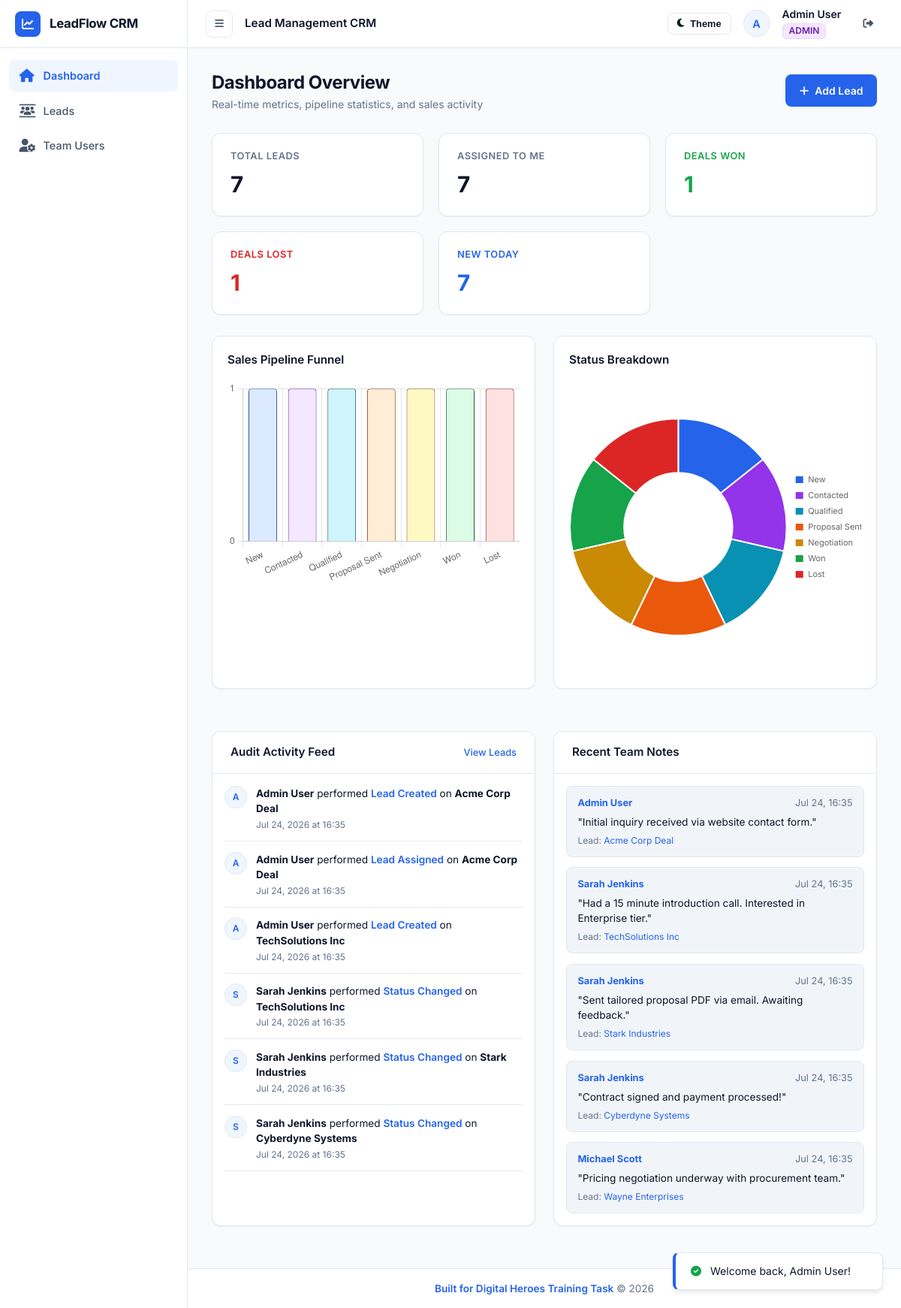
The page /public/dashboard (signed in) on the database its author committed.
### tables this page shows
CREATE TABLE `users` (
  `id` INT UNSIGNED AUTO_INCREMENT PRIMARY KEY,
  `name` VARCHAR(191) NOT NULL,
  `email` VARCHAR(191) NOT NULL UNIQUE,
  `password` VARCHAR(255) NOT NULL,
  `role` ENUM('ADMIN', 'MEMBER') NOT NULL DEFAULT 'MEMBER',
  `created_at` TIMESTAMP DEFAULT CURRENT_TIMESTAMP,
  `updated_at` TIMESTAMP DEFAULT CURRENT_TIMESTAMP ON UPDATE CURRENT_TIMESTAMP,
  INDEX `idx_users_email` (`email`),
  INDEX `idx_users_role` (`role`)
);

CREATE TABLE `lead_activities` (
  `id` INT UNSIGNED AUTO_INCREMENT PRIMARY KEY,
  `lead_id` INT UNSIGNED NOT NULL,
  `user_id` INT UNSIGNED NOT NULL,
  `action` VARCHAR(100) NOT NULL,
  `metadata` JSON DEFAULT NULL,
  `created_at` TIMESTAMP DEFAULT CURRENT_TIMESTAMP,
  INDEX `idx_activities_lead_id` (`lead_id`),
  INDEX `idx_activities_user_id` (`user_id`),
  INDEX `idx_activities_action` (`action`),
  INDEX `idx_activities_created_at` (`created_at`),
  CONSTRAINT `fk_activities_lead_id` FOREIGN KEY (`lead_id`) REFERENCES `leads` (`id`) ON DELETE CASCADE ON UPDATE CASCADE,
  CONSTRAINT `fk_activities_user_id` FOREIGN KEY (`user_id`) REFERENCES `users` (`id`) ON DELETE CASCADE ON UPDATE CASCADE
);

CREATE TABLE `leads` (
  `id` INT UNSIGNED AUTO_INCREMENT PRIMARY KEY,
  `name` VARCHAR(191) NOT NULL,
  `email` VARCHAR(191) NOT NULL,
  `phone` VARCHAR(50) DEFAULT NULL,
  `company` VARCHAR(191) DEFAULT NULL,
  `source` VARCHAR(100) DEFAULT NULL,
  `status` ENUM('New', 'Contacted', 'Qualified', 'Proposal Sent', 'Negotiation', 'Won', 'Lost') NOT NULL DEFAULT 'New',
  `assigned_to` INT UNSIGNED DEFAULT NULL,
  `created_by` INT UNSIGNED NOT NULL,
  `created_at` TIMESTAMP DEFAULT CURRENT_TIMESTAMP,
  `updated_at` TIMESTAMP DEFAULT CURRENT_TIMESTAMP ON UPDATE CURRENT_TIMESTAMP,
  INDEX `idx_leads_status` (`status`),
  INDEX `idx_leads_assigned_to` (`assigned_to`),
  INDEX `idx_leads_created_by` (`created_by`),
  INDEX `idx_leads_email` (`email`),
  INDEX `idx_leads_created_at` (`created_at`),
  CONSTRAINT `fk_leads_assigned_to` FOREIGN KEY (`assigned_to`) REFERENCES `users` (`id`) ON DELETE SET NULL ON UPDATE CASCADE,
  CONSTRAINT `fk_leads_created_by` FOREIGN KEY (`created_by`) REFERENCES `users` (`id`) ON DELETE CASCADE ON UPDATE CASCADE
);

CREATE TABLE `lead_notes` (
  `id` INT UNSIGNED AUTO_INCREMENT PRIMARY KEY,
  `lead_id` INT UNSIGNED NOT NULL,
  `user_id` INT UNSIGNED NOT NULL,
  `note` TEXT NOT NULL,
  `created_at` TIMESTAMP DEFAULT CURRENT_TIMESTAMP,
  INDEX `idx_notes_lead_id` (`lead_id`),
  INDEX `idx_notes_user_id` (`user_id`),
  CONSTRAINT `fk_notes_lead_id` FOREIGN KEY (`lead_id`) REFERENCES `leads` (`id`) ON DELETE CASCADE ON UPDATE CASCADE,
  CONSTRAINT `fk_notes_user_id` FOREIGN KEY (`user_id`) REFERENCES `users` (`id`) ON DELETE CASCADE ON UPDATE CASCADE
);

### views/dashboard/index.php (the view, shortened to what the rows shown need)
<div style="display: flex; justify-content: space-between; align-items: center; margin-bottom: 1.75rem; flex-wrap: wrap; gap: 1rem;">
    <div>
        <h1 style="font-size: 1.5rem; font-weight: 700; color: var(--text-primary); letter-spacing: -0.02em;">Dashboard Overview</h1>
        <p style="color: var(--text-muted); font-size: 0.875rem;">Real-time metrics, pipeline statistics, and sales activity</p>
    </div>
    <?php if (\App\Core\Auth::isAdmin()): ?>
        <a href="<?= base_url('/leads/create') ?>" class="btn btn-primary">
            <i class="fa-solid fa-plus"></i>
            <span>Add Lead</span>
        </a>
    <?php endif; ?>
</div>
<div class="stats-grid">
    <div class="card-surface stat-card">
        <span class="stat-card-title">Total Leads</span>
        <span class="stat-card-value"><?= number_format($stats['total']) ?></span>
    </div>
    <div class="card-surface stat-card">
        <span class="stat-card-title">Assigned To Me</span>
        <span class="stat-card-value"><?= number_format($stats['my_leads']) ?></span>
    </div>
    <div class="card-surface stat-card">
        <span class="stat-card-title" style="color: var(--color-success);">Deals Won</span>
        <span class="stat-card-value" style="color: var(--color-success);"><?= number_format($stats['won']) ?></span>
    </div>
    <div class="card-surface stat-card">
        <span class="stat-card-title" style="color: var(--color-danger);">Deals Lost</span>
        <span class="stat-card-value" style="color: var(--color-danger);"><?= number_format($stats['lost']) ?></span>
    </div>
    <div class="card-surface stat-card">
        <span class="stat-card-title" style="color: var(--color-primary);">New Today</span>
        <span class="stat-card-value" style="color: var(--color-primary);"><?= number_format($stats['new_today']) ?></span>
    </div>
</div>
<div style="display: grid; grid-template-columns: repeat(auto-fit, minmax(340px, 1fr)); gap: 1.5rem; margin-bottom: 1.75rem;">
    <div class="table-card" style="padding: 1.25rem;">
        <h3 style="font-size: 0.95rem; font-weight: 600; margin-bottom: 1rem; color: var(--text-primary);">Sales Pipeline Funnel</h3>
        <canvas id="pipelineChart" height="210"></canvas>
    </div>
    <div class="table-card" style="padding: 1.25rem;">
        <h3 style="font-size: 0.95rem; font-weight: 600; margin-bottom: 1rem; color: var(--text-primary);">Status Breakdown</h3>
        <canvas id="statusChart" height="210"></canvas>
    </div>
</div>
<div style="display: grid; grid-template-columns: repeat(auto-fit, minmax(340px, 1fr)); gap: 1.5rem;">
    <div class="table-card">
        <div class="table-header-bar">
            <h3 style="font-size: 0.95rem; font-weight: 600; color: var(--text-primary);">Audit Activity Feed</h3>
            <a href="<?= base_url('/leads') ?>" style="font-size: 0.8rem; font-weight: 500;">View Leads</a>
        </div>
        <div style="padding: 1rem;">
            <?php if (empty($recentActivities)): ?>
                <div class="empty-state">
                    <div class="empty-state-icon"><i class="fa-solid fa-clock-rotate-left"></i></div>
                    <p style="font-size: 0.875rem; color: var(--text-muted);">No activity logged yet.</p>
                </div>
            <?php else: ?>
                <div style="display: flex; flex-direction: column; gap: 0.85rem;">
                    <?php foreach ($recentActivities as $act): ?>
                        <div style="display: flex; gap: 0.75rem; align-items: flex-start; padding-bottom: 0.75rem; border-bottom: 1px solid var(--border-color);">
                            <div class="user-avatar-badge" style="width: 30px; height: 30px; font-size: 0.75rem; flex-shrink: 0;">
                                <?= strtoupper(substr($act['user_name'], 0, 1)) ?>
                            </div>
                            <div style="flex: 1; font-size: 0.85rem;">
                                <div style="color: var(--text-primary);">
                                    <strong><?= e($act['user_name']) ?></strong> performed
                                    <span style="color: var(--color-primary); font-weight: 600;"><?= e($act['action']) ?></span>
                                    on <strong><?= e($act['lead_name']) ?></strong>
                                </div>
                                <div style="color: var(--text-muted); font-size: 0.75rem; margin-top: 0.15rem;">
                                    <?= date('M d, Y \a\t H:i', strtotime($act['created_at'])) ?>
                                </div>
                            </div>
                        </div>
                    <?php endforeach; ?>
                </div>
            <?php endif; ?>
        </div>
    </div>
    <div class="table-card">
        <div class="table-header-bar">
            <h3 style="font-size: 0.95rem; font-weight: 600; color: var(--text-primary);">Recent Team Notes</h3>
        </div>
        <div style="padding: 1rem;">
            <?php if (empty($latestNotes)): ?>
                <div class="empty-state">
                    <div class="empty-state-icon"><i class="fa-regular fa-note-sticky"></i></div>
                    <p style="font-size: 0.875rem; color: var(--text-muted);">No notes created yet.</p>
                </div>
            <?php else: ?>
                <div style="display: flex; flex-direction: column; gap: 0.85rem;">
                    <?php foreach ($latestNotes as $nt): ?>
                        <div style="padding: 0.75rem 0.9rem; background-color: var(--bg-subtle); border-radius: var(--radius-md); border: 1px solid var(--border-color);">
                            <div style="display: flex; justify-content: space-between; font-size: 0.8rem; margin-bottom: 0.35rem;">
                                <strong style="color: var(--color-primary);"><?= e($nt['author_name']) ?></strong>
                                <span style="color: var(--text-muted);"><?= date('M d, H:i', strtotime($nt['created_at'])) ?></span>
                            </div>
                            <p style="font-size: 0.85rem; color: var(--text-primary);">"<?= e($nt['note']) ?>"</p>
                            <div style="margin-top: 0.35rem; font-size: 0.75rem; color: var(--text-muted);">
                                Lead: <a href="<?= base_url('/leads/' . $nt['lead_id']) ?>"><?= e($nt['lead_name']) ?></a>
                            </div>
                        </div>
                    <?php endforeach; ?>
                </div>
            <?php endif; ?>
        </div>
    </div>
</div>
<script>
document.addEventListener('DOMContentLoaded', () => {
    const pipelineData = <?= json_encode($stats['pipeline']) ?>;
    const labels = Object.keys(pipelineData);
    const counts = Object.values(pipelineData);
    // 1. Pipeline Bar Chart - Muted Clean Palette
    const ctxPipeline = document.getElementById('pipelineChart').getContext('2d');
    new Chart(ctxPipeline, {
        type: 'bar',
        data: {
            labels: labels,
            datasets: [{
                label: 'Leads Count',
                data: counts,
                backgroundColor: [
                    '#dbeafe',
                    '#f3e8ff',
                    '#cff4fc',
                    '#ffedd5',
                    '#fef9c3',
                    '#dcfce7',
                    '#fee2e2'
                ],
                borderColor: [
                    '#1e40af',
                    '#6b21a8',
                    '#055160',
                    '#9a3412',
                    '#854d0e',
                    '#166534',
                    '#991b1b'
                ],
                borderWidth: 1,
                borderRadius: 4
            }]
        },
        options: {
            responsive: true,
            plugins: { legend: { display: false } },
            scales: {
                y: { beginAtZero: true, ticks: { precision: 0 } }
            }
        }
    });
    // 2. Status Doughnut Chart
    const ctxStatus = document.getElementById('statusChart').getContext('2d');
    new Chart(ctxStatus, {
        type: 'doughnut',
        data: {
            labels: labels,
            datasets: [{
                data: counts,
                backgroundColor: [
                    '#2563eb',
                    '#9333ea',
                    '#0891b2',
                    '#ea580c',
                    '#ca8a04',
                    '#16a34a',
                    '#dc2626'
                ]
            }]
        },
        options: {
            responsive: true,
            plugins: {
                legend: { position: 'right', labels: { boxWidth: 12, font: { family: 'Inter', size: 11 } } }
            }
        }
    });
});
</script>
<?php
require BASE_PATH . '/views/layouts/main.php';
?>

### app/Core/Router.php (shortened to what the rows shown need)
<?php
class Router
{
    private Request $request;
    private array $routes = [];
    private array $groupMiddleware = [];
    public function __construct(Request $request)
    {
        $this->request = $request;
    }
    public function group(array $attributes, callable $callback): void
    {
        $previousGroupMiddleware = $this->groupMiddleware;
        if (isset($attributes['middleware'])) {
            $this->groupMiddleware = array_merge($this->groupMiddleware, (array) $attributes['middleware']);
        }
        $this->groupMiddleware = $previousGroupMiddleware;
    }
    private function addRoute(string $method, string $path, array $handler, array $middleware = []): self
    {
        $allMiddleware = array_merge($this->groupMiddleware, $middleware);
        $this->routes[] = [
            'method' => strtoupper($method),
            'path' => '/' . trim($path, '/'),
            'handler' => $handler,
            'middleware' => $allMiddleware
        ];
        return $this;
    }
    public function dispatch(): void
    {
        $requestMethod = $this->request->getMethod();
        $requestUri = '/' . trim($this->request->getUri(), '/');
        foreach ($this->routes as $route) {
            if ($route['method'] !== $requestMethod) {
                continue;
            }
            $pattern = preg_replace('/\{([a-zA-Z0-9_]+)\}/', '(?P<$1>[^/]+)', $route['path']);
            $pattern = '#^' . $pattern . '$#';
            if (preg_match($pattern, $requestUri, $matches)) {
                $params = array_filter($matches, 'is_string', ARRAY_FILTER_USE_KEY);
                foreach ($route['middleware'] as $middlewareClass) {
                    $middleware = new $middlewareClass();
                    $middleware->handle($this->request);
                }
                [$controllerClass, $method] = $route['handler'];
                $controller = new $controllerClass();
                call_user_func_array([$controller, $method], array_merge([$this->request], $params));
                return;
            }
        }
    }
}

### views/partials/navbar.php
<?php $currentUser = \App\Core\Auth::user(); ?>
<nav class="top-navbar">
    <div class="navbar-left">
        <button type="button" class="menu-toggle-btn" id="menuToggleBtn" title="Toggle Navigation">
            <i class="fa-solid fa-bars"></i>
        </button>
        <span style="font-size: 0.95rem; font-weight: 600; color: var(--text-primary);">
            Lead Management CRM
        </span>
    </div>
    <div class="user-nav-group">
        <button type="button" class="btn btn-secondary" id="themeToggleBtn" style="padding: 0.4rem 0.75rem; font-size: 0.8rem;">
            <i class="fa-solid fa-moon"></i>
            <span>Theme</span>
        </button>
        <?php if ($currentUser): ?>
            <div class="user-avatar-badge">
                <?= strtoupper(substr($currentUser['name'], 0, 1)) ?>
            </div>
            <div style="display: flex; flex-direction: column; line-height: 1.2;">
                <span style="font-weight: 600; font-size: 0.875rem; color: var(--text-primary);"><?= e($currentUser['name']) ?></span>
                <span class="badge-role <?= $currentUser['role'] === 'ADMIN' ? 'badge-admin' : 'badge-member' ?>" style="width: fit-content; margin-top: 0.15rem;">
                    <?= $currentUser['role'] ?>
                </span>
            </div>
            <a href="<?= base_url('/logout') ?>" class="btn btn-ghost" style="padding: 0.4rem 0.75rem; font-size: 0.85rem;" title="Sign Out">
                <i class="fa-solid fa-right-from-bracket"></i>
            </a>
        <?php endif; ?>
    </div>
</nav>

### rows shown on the page
users: name "A", name "Admin User", role "ADMIN"
lead_activities: user.name "A", user.name "Admin User", action "Lead Created", lead.name "Acme Corp Deal", created_at "Jul 24, 2026 at 16:35"
lead_activities: user.name "A", user.name "Admin User", action "Lead Assigned", lead.name "Acme Corp Deal", created_at "Jul 24, 2026 at 16:35"
lead_activities: user.name "A", user.name "Admin User", action "Lead Created", lead.name "TechSolutions Inc", created_at "Jul 24, 2026 at 16:35"
lead_activities: user.name "S", user.name "Sarah Jenkins", action "Status Changed", lead.name "TechSolutions Inc", created_at "Jul 24, 2026 at 16:35"
lead_activities: user.name "S", user.name "Sarah Jenkins", action "Status Changed", lead.name "Stark Industries", created_at "Jul 24, 2026 at 16:35"
lead_activities: user.name "S", user.name "Sarah Jenkins", action "Status Changed", lead.name "Cyberdyne Systems", created_at "Jul 24, 2026 at 16:35"
lead_notes: user.name "Admin User", created_at "Jul 24, 16:35", note "Initial inquiry received via website contact form.", lead.name "Acme Corp Deal"
lead_notes: user.name "Sarah Jenkins", created_at "Jul 24, 16:35", note "Had a 15 minute introduction call. Interested in Enterprise tier.", lead.name "TechSolutions Inc"
lead_notes: user.name "Sarah Jenkins", created_at "Jul 24, 16:35", note "Sent tailored proposal PDF via email. Awaiting feedback.", lead.name "Stark Industries"
lead_notes: user.name "Sarah Jenkins", created_at "Jul 24, 16:35", note "Contract signed and payment processed!", lead.name "Cyberdyne Systems"
lead_notes: user.name "Michael Scott", created_at "Jul 24, 16:35", note "Pricing negotiation underway with procurement team.", lead.name "Wayne Enterprises"

### other values the page prints
$stats['total'] "7"
$stats['my_leads'] "7"
$stats['won'] "1"
$stats['lost'] "1"
$stats['new_today'] "7"
chart data {{ json_encode($stats['pipeline']) }} {"New":1,"Contacted":1,"Qualified":1,"Proposal Sent":1,"Negotiation":1,"Won":1,"Lost":1}
